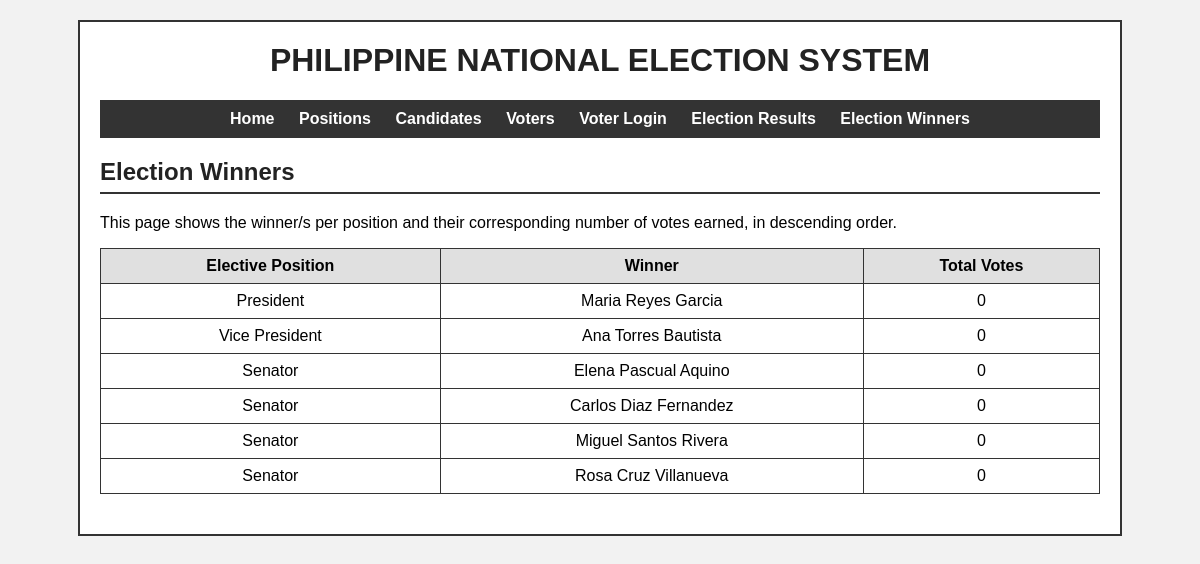
The page /winners.php on the database its author committed.
### tables this page shows
CREATE TABLE positions (
    posID INT AUTO_INCREMENT PRIMARY KEY,
    posName VARCHAR(100) NOT NULL,
    numOfPositions INT NOT NULL,
    posStat ENUM('Active','Inactive') NOT NULL DEFAULT 'Active'
);

### winners.php (the view, shortened to what this page needs)
<?php
include "db.php";
include "header.php";
$positions = $conn->query("SELECT * FROM positions ORDER BY posID ASC");
?>
<h2>Election Winners</h2>
<p>This page shows the winner/s per position and their corresponding number of votes earned, in descending order.</p>
<table>
    <thead>
        <tr>
            <th>Elective Position</th>
            <th>Winner</th>
            <th>Total Votes</th>
        </tr>
    </thead>
    <tbody>
        <?php
        while ($pos = $positions->fetch_assoc()) {
            $numWinners = intval($pos['numOfPositions']);
            $candStmt = $conn->prepare("
                SELECT c.candFName, c.candMName, c.candLName,
                       COUNT(v.voteID) AS totalVotes
                FROM candidates c
                LEFT JOIN votes v ON v.candid = c.candID AND v.posID = c.posID
                WHERE c.posID = ?
                GROUP BY c.candID
                ORDER BY totalVotes DESC
                LIMIT ?
            ");
            $candStmt->bind_param("ii", $pos['posID'], $numWinners);
            $candStmt->execute();
            $candResult = $candStmt->get_result();
            if ($candResult->num_rows > 0) {
                while ($c = $candResult->fetch_assoc()) {
                    $fullName = trim($c['candFName'] . " " . $c['candMName'] . " " . $c['candLName']);
                    echo "<tr>";
                    echo "<td>" . htmlspecialchars($pos['posName']) . "</td>";
                    echo "<td>" . htmlspecialchars($fullName) . "</td>";
                    echo "<td>" . intval($c['totalVotes']) . "</td>";
                    echo "</tr>";
                }
            } else {
                echo "<tr>";
                echo "<td>" . htmlspecialchars($pos['posName']) . "</td>";
                echo '<td colspan="2">No candidates for this position.</td>';
                echo "</tr>";
            }
        }
        ?>
    </tbody>
</table>
<?php include "footer.php"; $conn->close(); ?>

### style.css (style rules this page uses)
body { font-family: Arial, Helvetica, sans-serif; background-color: #f2f2f2; margin: 0; padding: 20px; }
h2 { border-bottom: 2px solid #333333; padding-bottom: 6px; color: #222222; }
table { width: 100%; border-collapse: collapse; margin-top: 10px; margin-bottom: 20px; }
table th, table td { border: 1px solid #333333; padding: 8px; text-align: center; }
table th { background-color: #e0e0e0; }

### rows shown on the page
positions: posName "President", fullName "Maria Reyes Garcia", totalVotes "0"
positions: posName "Vice President", fullName "Ana Torres Bautista", totalVotes "0"
positions: posName "Senator", fullName "Elena Pascual Aquino", totalVotes "0", fullName "Carlos Diaz Fernandez", fullName "Miguel Santos Rivera", fullName "Rosa Cruz Villanueva"
